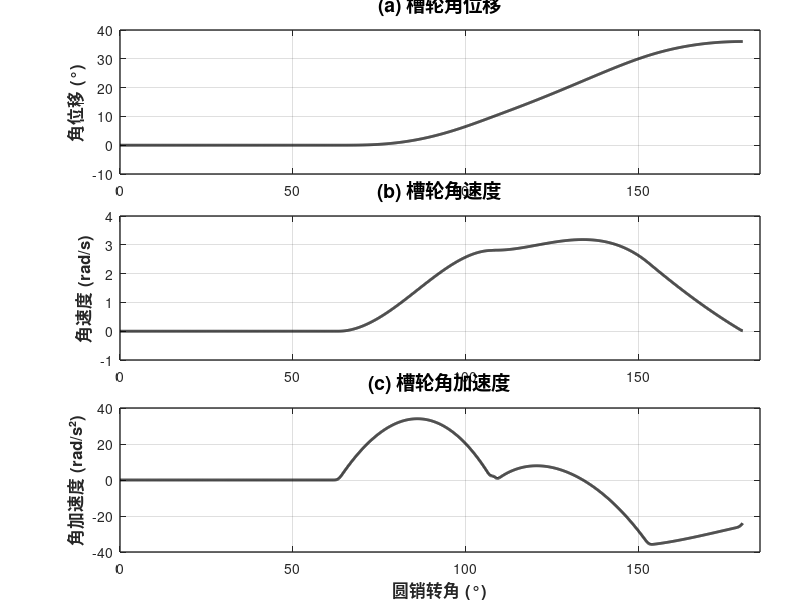
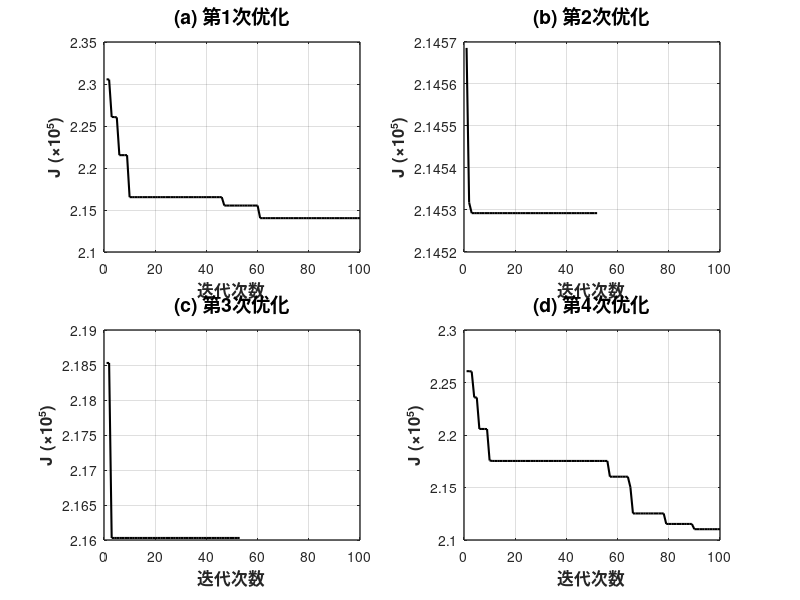
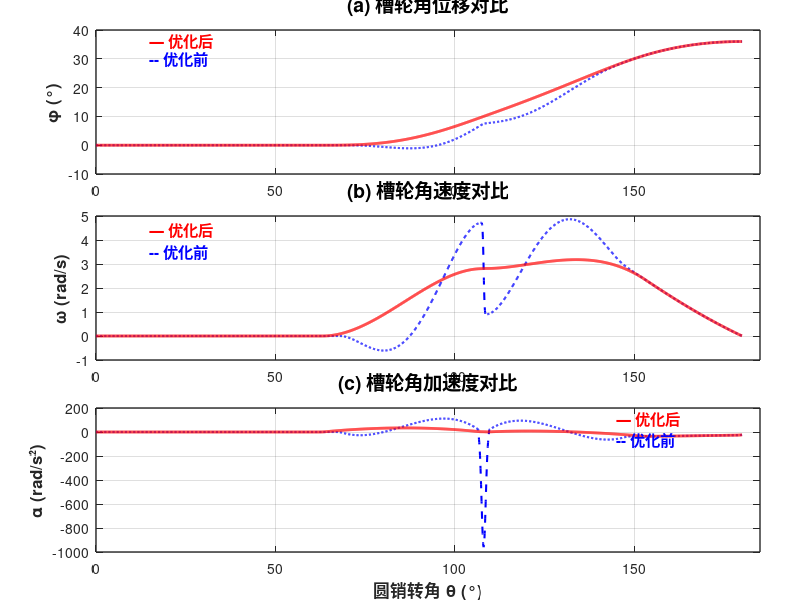

These figures' MATLAB source, in order:
%% 重新生成优化后的图片（使用已保存的数据）
% 用于测试新的绘图格式

clc; close all;

% 加载数据
load('ga_results.mat');

% 字体设置
titleFontSize = 14;
labelFontSize = 12;
tickFontSize = 10;
MaxGen = 100;

fprintf('重新生成图片...\n');

%% 图1: 优化后的运动曲线
fig1 = figure('Color','w','Position',[100 50 900 1000],'Name','优化后运动曲线');

ax1 = subplot(3,1,1);
plot(best_result.Plot_X, best_result.Phi_Plot, 'k-', 'LineWidth', 2);
ylabel('角位移 (°)', 'FontSize', labelFontSize, 'FontWeight', 'bold');
title('(a) 槽轮角位移', 'FontSize', titleFontSize, 'FontWeight', 'bold');
grid on; xlim([0 max(best_result.Plot_X)+5]);
set(ax1, 'FontSize', tickFontSize, 'LineWidth', 1);
set(ax1, 'Position', [0.15 0.71 0.80 0.24]);

ax2 = subplot(3,1,2);
plot(best_result.Plot_X, best_result.Vel_S, 'k-', 'LineWidth', 2);
ylabel('角速度 (rad/s)', 'FontSize', labelFontSize, 'FontWeight', 'bold');
title('(b) 槽轮角速度', 'FontSize', titleFontSize, 'FontWeight', 'bold');
grid on; xlim([0 max(best_result.Plot_X)+5]);
set(ax2, 'FontSize', tickFontSize, 'LineWidth', 1);
set(ax2, 'Position', [0.15 0.40 0.80 0.24]);

ax3 = subplot(3,1,3);
plot(best_result.Plot_X, best_result.Acc_S, 'k-', 'LineWidth', 2);
ylabel('角加速度 (rad/s²)', 'FontSize', labelFontSize, 'FontWeight', 'bold');
xlabel('圆销转角 (°)', 'FontSize', labelFontSize, 'FontWeight', 'bold');
title('(c) 槽轮角加速度', 'FontSize', titleFontSize, 'FontWeight', 'bold');
grid on; xlim([0 max(best_result.Plot_X)+5]);
set(ax3, 'FontSize', tickFontSize, 'LineWidth', 1);
set(ax3, 'Position', [0.15 0.08 0.80 0.24]);

saveas(fig1, 'optimized_motion.png');
fprintf('图1已保存: optimized_motion.png\n');

%% 图2: GA收敛曲线
fig2 = figure('Color','w','Position',[150 100 1200 750],'Name','GA收敛曲线');

positions = [0.13 0.58 0.32 0.35;
             0.58 0.58 0.32 0.35;
             0.13 0.10 0.32 0.35;
             0.58 0.10 0.32 0.35];

NumRuns = length(all_history);
for i = 1:NumRuns
    ax = subplot(2,2,i);
    h = all_history{i};
    if ~isempty(h.gen)
        plot(h.gen, h.cost/1e5, 'k-', 'LineWidth', 1.5);
    end
    xlabel('迭代次数', 'FontSize', labelFontSize, 'FontWeight', 'bold');
    ylabel('J (×10⁵)', 'FontSize', labelFontSize, 'FontWeight', 'bold');
    title(sprintf('(%c) 第%d次优化', 'a'+i-1, i), 'FontSize', titleFontSize, 'FontWeight', 'bold');
    grid on; xlim([0 MaxGen]);
    set(ax, 'FontSize', tickFontSize, 'LineWidth', 1);
    set(ax, 'Position', positions(i,:));
end

saveas(fig2, 'ga_convergence.png');
fprintf('图2已保存: ga_convergence.png\n');

%% 图3: 优化前后对比
fig3 = figure('Color','w','Position',[200 100 1000 1000],'Name','优化前后对比');

ax1 = subplot(3,1,1);
plot(orig_result.Plot_X, orig_result.Phi_Plot, 'b--', 'LineWidth', 1.5); hold on;
plot(best_result.Plot_X, best_result.Phi_Plot, 'r-', 'LineWidth', 2); hold off;
ylabel('φ (°)', 'FontSize', labelFontSize, 'FontWeight', 'bold');
title('(a) 槽轮角位移对比', 'FontSize', titleFontSize, 'FontWeight', 'bold');
grid on; xlim([0 max(best_result.Plot_X)+5]);
ylim_val = ylim;
text(15, ylim_val(2)*0.9, '— 优化后', 'Color', 'r', 'FontSize', 11, 'FontWeight', 'bold');
text(15, ylim_val(2)*0.75, '-- 优化前', 'Color', 'b', 'FontSize', 11, 'FontWeight', 'bold');
set(ax1, 'FontSize', tickFontSize, 'LineWidth', 1);
set(ax1, 'Position', [0.12 0.71 0.83 0.24]);

ax2 = subplot(3,1,2);
plot(orig_result.Plot_X, orig_result.Vel_S, 'b--', 'LineWidth', 1.5); hold on;
plot(best_result.Plot_X, best_result.Vel_S, 'r-', 'LineWidth', 2); hold off;
ylabel('ω (rad/s)', 'FontSize', labelFontSize, 'FontWeight', 'bold');
title('(b) 槽轮角速度对比', 'FontSize', titleFontSize, 'FontWeight', 'bold');
grid on; xlim([0 max(best_result.Plot_X)+5]);
ylim_val = ylim;
text(15, ylim_val(1) + (ylim_val(2)-ylim_val(1))*0.9, '— 优化后', 'Color', 'r', 'FontSize', 11, 'FontWeight', 'bold');
text(15, ylim_val(1) + (ylim_val(2)-ylim_val(1))*0.75, '-- 优化前', 'Color', 'b', 'FontSize', 11, 'FontWeight', 'bold');
set(ax2, 'FontSize', tickFontSize, 'LineWidth', 1);
set(ax2, 'Position', [0.12 0.40 0.83 0.24]);

ax3 = subplot(3,1,3);
plot(orig_result.Plot_X, orig_result.Acc_S, 'b--', 'LineWidth', 1.5); hold on;
plot(best_result.Plot_X, best_result.Acc_S, 'r-', 'LineWidth', 2); hold off;
ylabel('α (rad/s²)', 'FontSize', labelFontSize, 'FontWeight', 'bold');
xlabel('圆销转角 θ (°)', 'FontSize', labelFontSize, 'FontWeight', 'bold');
title('(c) 槽轮角加速度对比', 'FontSize', titleFontSize, 'FontWeight', 'bold');
grid on; xlim([0 max(best_result.Plot_X)+5]);
ylim_val = ylim;
text(145, ylim_val(1) + (ylim_val(2)-ylim_val(1))*0.92, '— 优化后', 'Color', 'r', 'FontSize', 11, 'FontWeight', 'bold');
text(145, ylim_val(1) + (ylim_val(2)-ylim_val(1))*0.78, '-- 优化前', 'Color', 'b', 'FontSize', 11, 'FontWeight', 'bold');
set(ax3, 'FontSize', tickFontSize, 'LineWidth', 1);
set(ax3, 'Position', [0.12 0.08 0.83 0.24]);

saveas(fig3, 'optimization_compare.png');
fprintf('图3已保存: optimization_compare.png\n');

fprintf('\n全部图片生成完成!\n');
